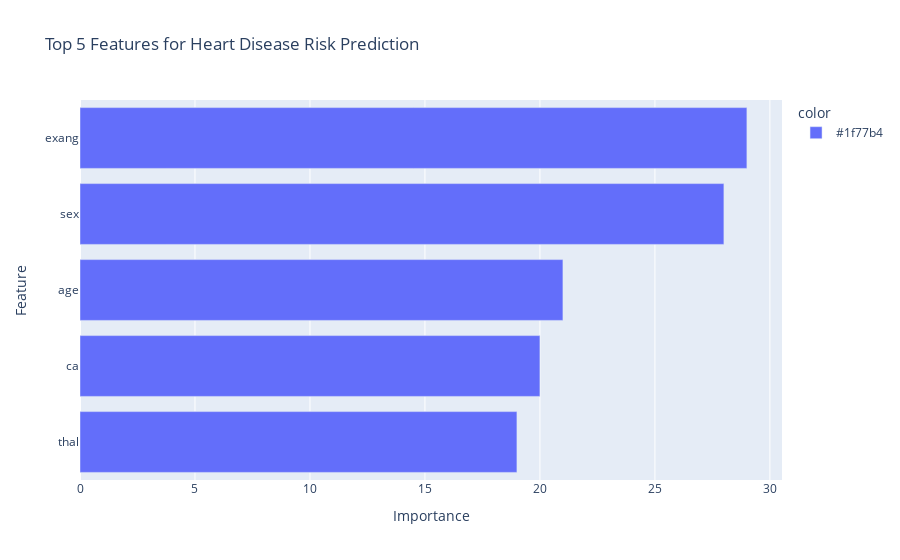

This figure's notebook cell:
### Code cell
import plotly.express as px

# Set a different color for the top 5 features
top_n = 5
color_list = ['#1f77b4'] * top_n
color_list.reverse()

# Create a bar chart using Plotly Express
fig = px.bar(top_features_df.sort_values(by='Importance').tail(top_n), 
             x='Importance', y='Feature', orientation='h',
             color=color_list,
             title='Top 5 Features for Heart Disease Risk Prediction')

fig.show()

### Figure 1 — Plotly figure (JSON) as saved in the notebook; plotly's stock layout.template omitted (floating-point values rounded to 4 significant figures)
{"data": [{"alignmentgroup": "True", "hovertemplate": "color=#1f77b4<br>Importance=%{x}<br>Feature=%{y}<extra></extra>", "legendgroup": "#1f77b4", "marker": {"color": "#636efa", "pattern": {"shape": ""}}, "name": "#1f77b4", "offsetgroup": "#1f77b4", "orientation": "h", "showlegend": true, "textposition": "auto", "type": "bar", "x": [19, 20, 21, 28, 29], "xaxis": "x", "y": ["thal", "ca", "age", "sex", "exang"], "yaxis": "y"}], "layout": {"barmode": "relative", "legend": {"title": {"text": "color"}, "tracegroupgap": 0}, "title": {"text": "Top 5 Features for Heart Disease Risk Prediction"}, "xaxis": {"anchor": "y", "domain": [0, 1], "title": {"text": "Importance"}}, "yaxis": {"anchor": "x", "domain": [0, 1], "title": {"text": "Feature"}}}}
